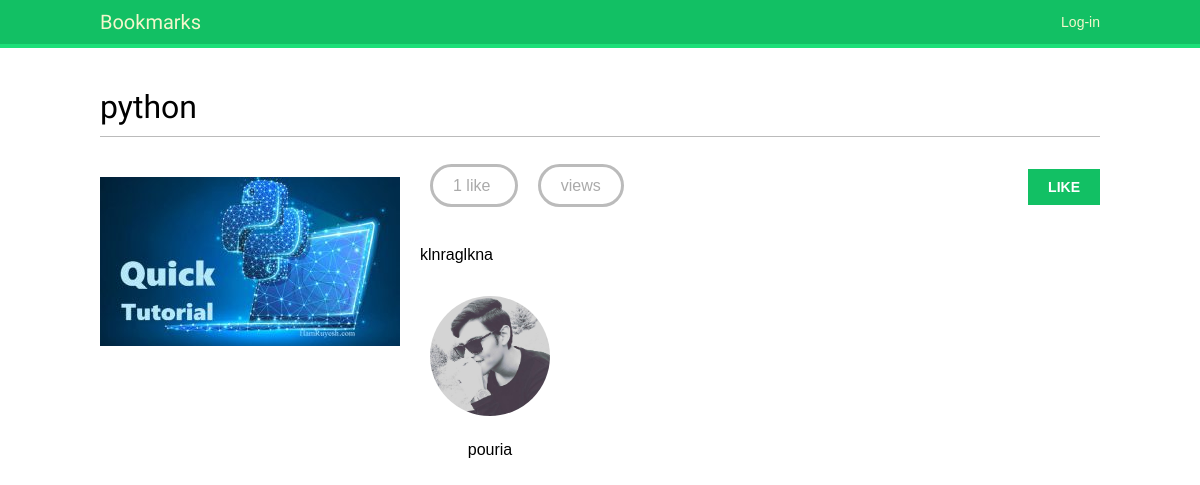
Page /images/detail/16/python/ on the committed database.
### images/models.py (models this page shows, shortened)
class Image(models.Model):
    user = models.ForeignKey(settings.AUTH_USER_MODEL,
                             related_name='images_created',
                             on_delete=models.CASCADE)
    title = models.CharField(max_length=200)
    slug = models.SlugField(max_length=200,
                            blank=True)
    url = models.URLField()
    image = models.ImageField(upload_to='images/%Y/%m/%d/')
    description = models.TextField(blank=True)
    created = models.DateField(auto_now_add=True,
                               db_index=True)
    users_like = models.ManyToManyField(settings.AUTH_USER_MODEL,
                                        related_name='images_liked',
                                        blank=True)
    total_likes = models.PositiveIntegerField(db_index=True,
                                              default=0)

### account/models.py (models this page shows, shortened)
class Profile(models.Model):
    user = models.OneToOneField(settings.AUTH_USER_MODEL , on_delete=models.CASCADE)
    date_of_birth = models.DateTimeField(blank=True , null=True)
    photo = models.ImageField(upload_to='users/%Y/%m/%d/')

### images/views.py (the view)
# urls.py: path('detail/<int:id>/<slug:slug>/',views.image_detail,name='detail'),
def image_detail(request, id, slug):
    image = get_object_or_404(Image, id=id, slug=slug)
    total_views = r.incr(f'image:{image.id}:views')
    return render(request,
                  'images/image/detail.html',
                  {'section': 'images',
                   'image': image,
                   'total_views':total_views})

### images/templates/images/image/detail.html (shortened to what this page needs)
{% extends "base.html" %}
{% block content %}
  <h1>{{ image.title }}</h1>
  {% load thumbnail %}
  <a href="{{ image.image.url }}">
    <img src="{% thumbnail image.image 350x0 %}" class="image-detail">
  </a>
  {% with total_likes=image.users_like.count users_like=image.users_like.all %}
    <div class="image-info">
      <div>
        <span class="count">
          <span class="total">{{ total_likes }}</span>
          like{{ total_likes|pluralize }}
        </span>
        <span class="count">{{ total_views }} view{{ total_views|pluralize }}</span>
        <a href="#" data-id="{{ image.id }}" data-action="{% if request.user in users_like %}un{% endif %}like" class="like button">
          {% if request.user not in users_like %}
            Like
          {% else %}
            Unlike
          {% endif %}
        </a>
      </div>
      {{ image.description|linebreaks }}
    </div>
    <div class="image-likes">
      {% for user in users_like %}
        <div>
          <img src="{{ user.profile.photo.url }}">
          <p>{{ user.first_name }}</p>
        </div>
      {% empty %}
        Nobody likes this image yet.
      {% endfor %}
    </div>
  {% endwith %}
{% endblock %}

### account/static/css/base.css (style rules this page uses)
body { margin:0; padding:0; font-family:helvetica, sans-serif; }
p { line-height: 1.8; }
a { color:#12c064; text-decoration:none; }
h1, h2, h3, h4, h5 , h6 { font-family: 'Muli', sans-serif; font-weight:normal; }
h1 { border-bottom:1px solid #bbb; padding:0 0 10px 0; margin:10px 0 20px 0; }
input[type=submit], a.button { font-weight:bold; background:#12c064; color:#fff; padding:10px 20px; font-size:14px; text-transform:uppercase; }
.image-preview, .image-detail { max-width:300px; float:left; margin:0 20px 20px 0; }
.image-detail { margin-top:20px; }
.image-info div { padding:20px 0; overflow:auto; }
.count { color:#aaa; border:3px solid #bbb; border-radius:26px; padding:10px 20px; margin:20px 10px 0; }
a.like, a.follow { float:right; margin-top:-8px; }
.image-likes div { float:left; width:auto; padding:10px; text-align:center; }
.image-likes img { width:120px; height:120px; border-radius:50%; }

### rows in the picture
Image: title "python", image (picture), description "klnraglkna"

### other values in the picture
{{ total_likes }} "1"
{{ user.first_name }} "pouria"
